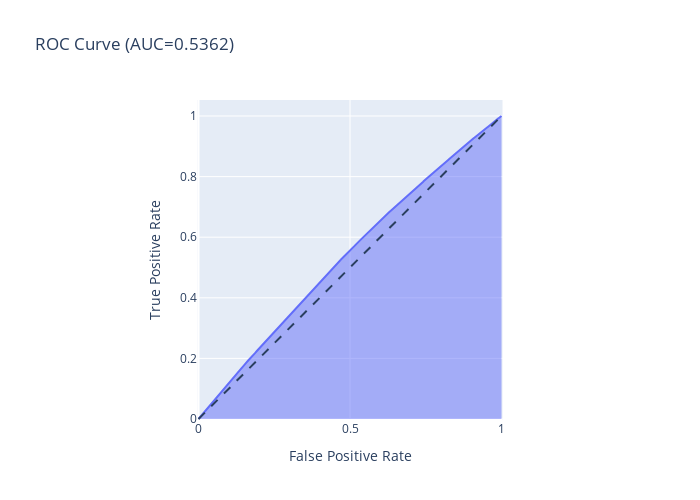

Notebook source saved alongside this figure:
### Markdown cell above
# brincadeiras

### Code cell
model = keras.models.load_model(f"modelo 0")

# pega predicoes
y_pred = model.predict(test_data)
y_pred = (y_pred+1)/2
# faz ROC curve
import plotly.express as px
from sklearn.metrics import roc_curve, auc


fpr, tpr, thresholds = roc_curve(y_true, y_pred,)
fig = px.area(
    x=fpr, y=tpr,
    title=f'ROC Curve (AUC={auc(fpr, tpr):.4f})',
    labels=dict(x='False Positive Rate', y='True Positive Rate'),
    width=700, height=500
)
fig.add_shape(
    type='line', line=dict(dash='dash'),
    x0=0, x1=1, y0=0, y1=1
)

fig.update_yaxes(scaleanchor="x", scaleratio=1)
fig.update_xaxes(constrain='domain')
fig.show()

# get the best threshold
J = tpr - fpr
ix = J.argmax()
best_thresh = thresholds[ix]
print('Best Threshold=%f' % (best_thresh))

### Figure 1 — Plotly figure (JSON) as saved in the notebook; plotly's stock layout.template omitted (floating-point values rounded to 4 significant figures; data arrays with more than 128 entries replaced by an {"elided": "..."} marker saying what was removed)
{"data": [{"fillpattern": {"shape": ""}, "hovertemplate": "False Positive Rate=%{x}<br>True Positive Rate=%{y}<extra></extra>", "legendgroup": "", "line": {"color": "#636efa"}, "marker": {"symbol": "circle"}, "mode": "lines", "name": "", "orientation": "v", "showlegend": false, "stackgroup": "1", "type": "scatter", "x": {"elided": "3140 float values"}, "xaxis": "x", "y": {"elided": "3140 float values"}, "yaxis": "y"}], "layout": {"height": 500, "legend": {"tracegroupgap": 0}, "shapes": [{"line": {"dash": "dash"}, "type": "line", "x0": 0, "x1": 1, "y0": 0, "y1": 1}], "title": {"text": "ROC Curve (AUC=0.5362)"}, "width": 700, "xaxis": {"anchor": "y", "autorange": true, "constrain": "domain", "domain": [0.2176, 0.7824], "range": [-0.0033, 1.003], "title": {"text": "False Positive Rate"}, "type": "linear"}, "yaxis": {"anchor": "x", "autorange": true, "domain": [0, 1], "range": [-0.0033, 1.053], "scaleanchor": "x", "scaleratio": 1, "title": {"text": "True Positive Rate"}, "type": "linear"}}}
